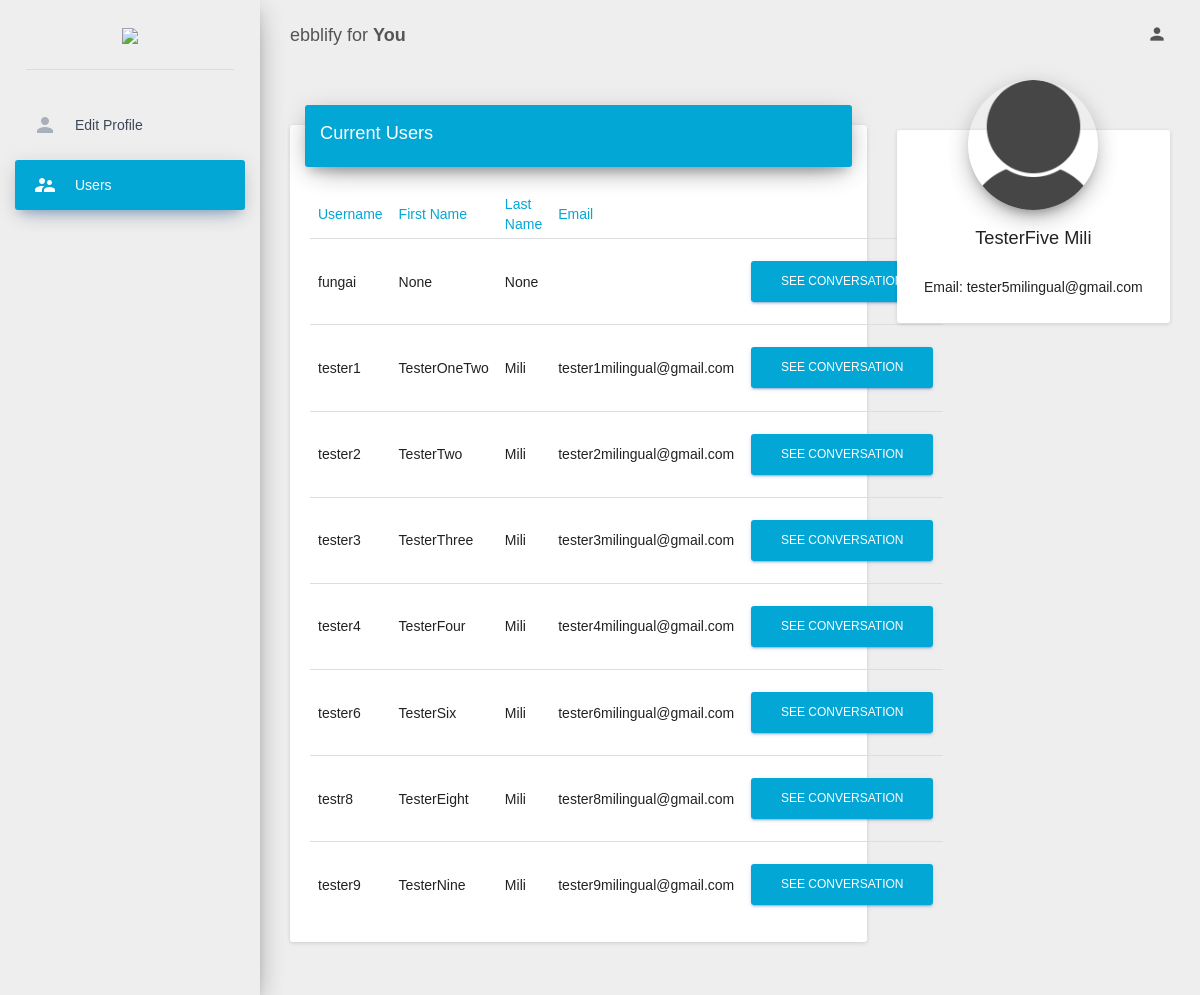
Screenshot of /profileusers-list (signed in) with the database file from the repository.
### app_users/models.py (models this page shows, shortened)
class ProfileUser(AbstractUser):
    username = models.CharField(max_length = 400, null=True, blank = True, verbose_name = 'Username', unique=True)
    created = models.DateTimeField(auto_now=False, auto_now_add=True, blank = False, null = False, verbose_name = 'Creation Date')
    email = models.EmailField(max_length=254, blank=True, null=True)
    password = models.CharField(max_length = 400, null=True, blank = True, verbose_name = 'Password')
    first_name = models.CharField(max_length = 400, null=True, blank = True, verbose_name = 'First Name')
    last_name = models.CharField(max_length = 400, null=True, blank = True, verbose_name = 'Last Name')
    profile_image = models.ImageField(upload_to=user_avatar_directory_path, blank = True, null = True, default='/perfil.png')
    url = models.SlugField(max_length=400, null=True, blank = True, verbose_name='Url')
    class Meta:
        verbose_name_plural = 'UserProfile'
        verbose_name = 'UserProfiles'

### app_users/views.py (the view)
# urls.py: path('profileusers-list', views.UserProfilesListView, name='profileuser-list'),
@login_required
def UserProfilesListView(request):
    user = request.user
    if not ProfileUser.objects.all().filter(username=user.username).exists():
        return redirect(reverse('profile-edit'))
    profileuser = ProfileUser.objects.get(username=user.username)
    profiles = ProfileUser.objects.all().exclude(username=profileuser.username)
    context = {
        'profiles': profiles,
        'profileuser': profileuser,
    }
    return render(request, "userprofiles/userlist.html", context)

### templates/userprofiles/userlist.html
{% extends 'userprofiles/base.html' %}
{% load static %}
{% load staticfiles %}
{% load bootstrap %}
{% load i18n %}
{% block content %}
<div class="card">
  <div class="card-header">
    <h4 class="title">{% trans 'Current Users' %}</h4>
  </div>
  <div class="card-content table-responsive">
    <table class="table">
      <thead class="text-primary">
        <th>{% trans 'Username' %}</th>
        <th>{% trans 'First Name' %}</th>
        <th>{% trans 'Last Name' %}</th>
        <th>{% trans 'Email' %}</th>
        <th>{% trans '' %}</th>
      </thead>
      <tbody>
        {% for profile in profiles %}
          <tr>
            <td>{{ profile.username }}</td>
            <td>{{ profile.first_name }}</td>
            <td>{{ profile.last_name }}</td>
            <td>{{ profile.email }}</td>
            <td class="text-primary">
              <a href= "{% url 'messages-page'  recipient_url=profile.url %}">
                <button class="btn btn-primary">{% trans 'See Conversation' %}</button>
              </a>
            </td>
          </tr>
        {% endfor %}
      </tbody>
    </table>
  </div>
</div>
{% endblock content %}

### templates/userprofiles/base.html (shortened to what this page needs)
{% load staticfiles %}
{% load static %}
{% load i18n %}
<!doctype html>
<html lang="en">
<head>
    <link rel="stylesheet" href="https://cdnjs.cloudflare.com/ajax/libs/rateYo/2.2.0/jquery.rateyo.min.css">
		<link rel="stylesheet" href="{% static 'css/landing-styles.css' %}" media="screen">
    <link href="{% static 'admin_profileuser/css/bootstrap.min.css' %}" rel="stylesheet" />
    <link href="{% static 'admin_profileuser/css/material-dashboard.css' %}" rel="stylesheet"/>
		<link href="{% static 'admin_profileuser/css/custom.css' %}" rel="stylesheet"/>
    <link href="https://maxcdn.bootstrapcdn.com/font-awesome/latest/css/font-awesome.min.css" rel="stylesheet">
</head>
<body>
  <div class="wrapper">
		{% include 'userprofiles/sidebar.html' %}
    <div class="main-panel">
		    {% include 'userprofiles/navbar.html' %}
        <div class="content">
  				<div class="container-fluid">
  					<div class="row">
              <div class="col-md-8">
                {% block content %}
                {% endblock content %}
              </div>
              <div class="col-md-4">
                {% include 'userprofiles/profile_block.html' %}
              </div>
          </div>
        </div>
      </div>
    </div>
  </div>
</body>
</html>

### templates/userprofiles/sidebar.html
{% load static %}
{% load staticfiles %}
{% load i18n %}
<div class="sidebar" data-color="purple" >
  <div class="logo">
    <a href="/" class="simple-text">
        <img src="{% static 'img/logo_dark_100.png' %}">
      </a>
  </div>
  <div class="sidebar-wrapper">
        <ul class="nav">
            <li>
                <a href="{% url 'profile-edit' %}">
                    <i class="material-icons">person</i>
                    <p>{% trans 'Edit Profile' %}</p>
                </a>
            </li>
            <li>
                <a href="{% url 'profileuser-list' %}">
                    <i class="material-icons">supervisor_account</i>
                    <p>{% trans 'Users' %}</p>
                </a>
            </li>
        </ul>
  </div>
</div>

### templates/userprofiles/navbar.html (shortened to what this page needs)
{% load i18n %}
<nav class="navbar navbar-transparent navbar-absolute" style ="position:fixed;">
  <div class="container-fluid">
    <div class="navbar-header">
      <a class="navbar-brand" href="#">ebblify for <strong>You</strong></a>
    </div>
    <div class="collapse navbar-collapse">
      <ul class="nav navbar-nav navbar-right">
        <li>
          <a href="" class="dropdown-toggle" data-toggle="dropdown">
             <i class="material-icons">person</i>
          </a>
        </li>
      </ul>
    </div>
  </div>
</nav>

### templates/userprofiles/profile_block.html
{% load bootstrap %}
{% load static %}
{% load i18n %}
<div class="card card-profile">
  <div class="card-avatar">
    <a href="{% url 'profile-edit' %}">
        {% if profileuser.profile_image == "/perfil.png" %}
            <img class="img" src="{% static 'img/perfil.png' %}" />
        {% else %}
            <img class="img" src= "{{ profileuser.profile_image.url }}" />
        {% endif %}
    </a>
  </div>
  <div class="content">
    <h4 class="card-title">{{ profileuser.first_name }} {{ profileuser.last_name }}</h4>
    <div class="card-content">
      <p>
        Email: {{ profileuser.email }}
      </p>
    </div>
  </div>
</div>

### static_files/css/landing-styles.css (style rules this page uses)
.navbar, .navbar.scrolled { margin-bottom: 0; position: fixed; top: 0; left: 0; width: 100%; }
a:link { text-decoration:none; }
h4 { color: #03a7d5; }

### static_files/admin_profileuser/css/custom.css (style rules this page uses)
.card-header { background-color: #03a7d5!important; }
.btn-primary { background-color: #03a7d5!important; }
.nav li.active a { background-color: #03a7d5!important; }
.text-primary { color: #03a7d5 !important; }

### templates/userprofiles/navbar.html (style rules this page uses)
.navbar { margin-bottom: 0; position: fixed; top: 0; left: 0; width: 100%; }

### rows the page displays
ProfileUser: username "fungai", first_name "None", last_name "None"
ProfileUser: username "tester1", first_name "TesterOneTwo", last_name "Mili", email "tester1milingual@gmail.com"
ProfileUser: username "tester2", first_name "TesterTwo", last_name "Mili", email "tester2milingual@gmail.com"
ProfileUser: username "tester3", first_name "TesterThree", last_name "Mili", email "tester3milingual@gmail.com"
ProfileUser: username "tester4", first_name "TesterFour", last_name "Mili", email "tester4milingual@gmail.com"
ProfileUser: username "tester6", first_name "TesterSix", last_name "Mili", email "tester6milingual@gmail.com"
ProfileUser: username "testr8", first_name "TesterEight", last_name "Mili", email "tester8milingual@gmail.com"
ProfileUser: username "tester9", first_name "TesterNine", last_name "Mili", email "tester9milingual@gmail.com"
ProfileUser: first_name "TesterFive", last_name "Mili", email "tester5milingual@gmail.com"
